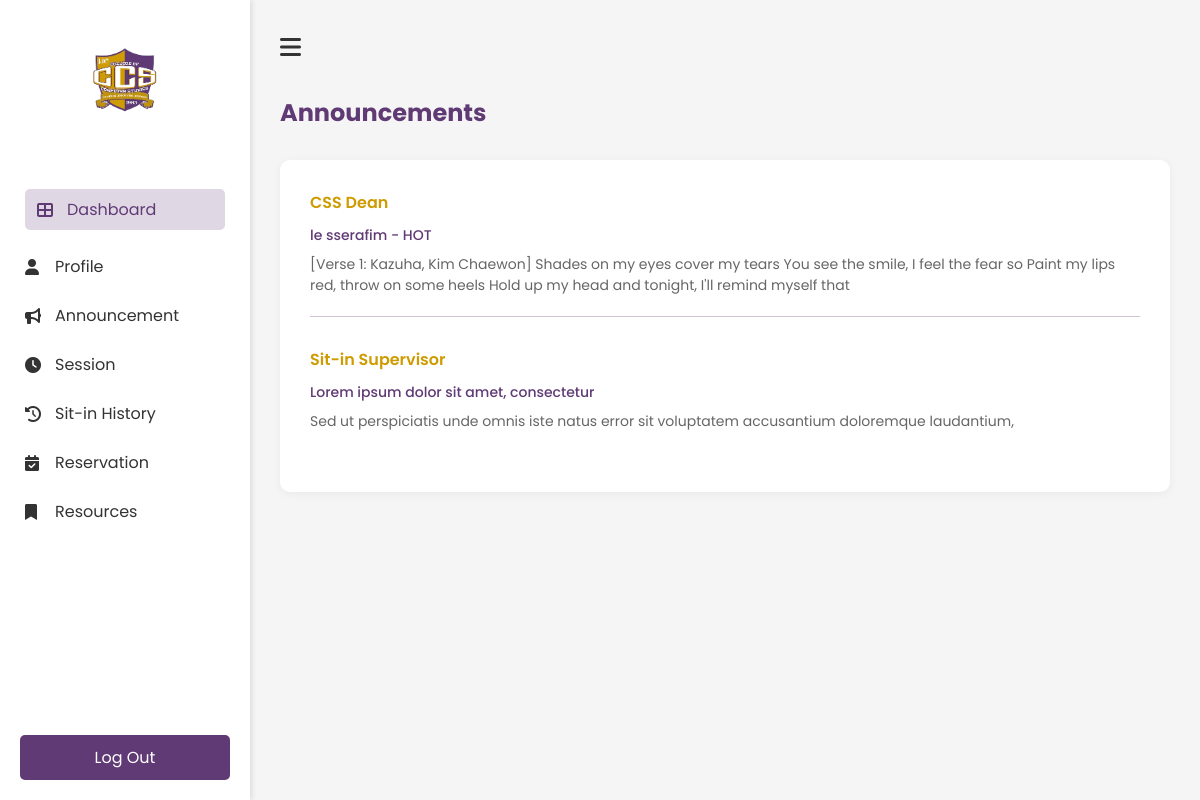
/Announcement, run on an earlier commit of the app's database.
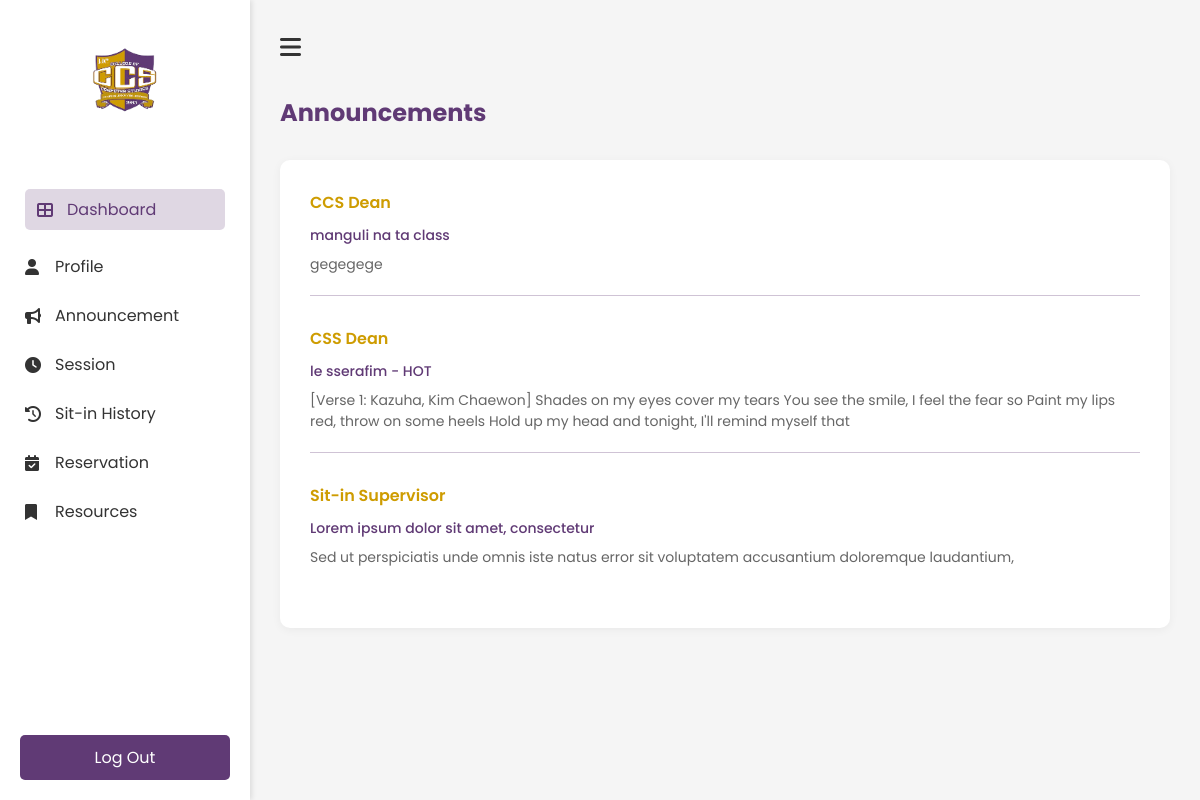
And on a later commit of the database.
### tables this page shows
CREATE TABLE announcements (
announcement_id integer primary key autoincrement,
admin_id integer not null,
title text not null,
message text not null,
created_at datetime default current_timestamp, author TEXT,
foreign key (admin_id) references admin(admin_id));

### app.py (the view)
@app.route('/Announcement')
def Announcement():
    announcements = get_student_announcements()
    return render_template('student/announcement.html', announcements=announcements)

### dbhelper.py (called while the page is built)
def get_student_announcements():
    try:
        with sqlite3.connect("users.db") as conn:
            cursor = conn.cursor()
            cursor.execute("""
                SELECT a.announcement_id, a.title, a.message, a.created_at, a.author
                FROM announcements a
                ORDER BY a.created_at DESC
            """)
            return cursor.fetchall()
    except Exception as e:
        print(f"Error fetching announcements: {e}")
        return []

### templates/student/announcement.html (shortened to what this page needs)
<!DOCTYPE html>
<html lang="en">
    <head>
        <link rel="stylesheet" href="{{ url_for('static', filename='student/announcement.css') }}">
        <link rel="stylesheet" href="https://cdnjs.cloudflare.com/ajax/libs/font-awesome/6.0.0-beta3/css/all.min.css">
    </head>
    <body>
        <div class="profile-container">
            <nav class="sidebar" id="sidebar">
                <div class="logo-container">
                    <img src="{{ url_for('static', filename='images/ccs.png') }}" alt="ccs logo" class="logo">
                </div>
                <ul class="nav-links">
                    <li><a href="{{ url_for('Dashboard') }}" class="active"><i class="fas fa-th-large"></i>Dashboard</a></li>
                    <li><a href="{{ url_for('Profile') }}"><i class="fas fa-user"></i>Profile</a></li>
                    <li><a href="{{ url_for('Announcement') }}"><i class="fas fa-bullhorn"></i>Announcement</a></li>
                    <li><a href="{{ url_for('Session') }}"><i class="fas fa-clock"></i>Session</a></li>
                    <li><a href="{{ url_for('History') }}"><i class="fas fa-history"></i>Sit-in History</a></li>
                    <li><a href="{{ url_for('Reservation') }}"><i class="fas fa-calendar-check"></i>Reservation</a></li>
                    <li><a href="{{ url_for('Resources') }}"><i class="fas fa-bookmark"></i>Resources</a></li>
                </ul>
                <div class="logout-section">
                    <a href="{{ url_for('logout') }}" class="logout-btn"></i>Log Out</a>
                </div>
            </nav>
            <main class="main-content">
                <div class="top-bar">
                    <button id="sidebar-toggle" class="hamburger-btn"><i class="fas fa-bars"></i></button>
                </div>
                <h1 class="header">Announcements</h1>
                <div class="announcements-card">
                    {% for announcement in announcements %}
                    <div class="announcement-item">
                        <h3 class="author">{{ announcement[4] }}</h3>
                        <div class="announcement-content">
                            <h4 class="title">{{ announcement[1] }}</h4>
                            <p>{{ announcement[2] }}</p>
                        </div>
                        <div class="divider"></div>
                    </div>
                    {% endfor %}
                </div>
    </body>
</html>

What changed in the data, as far as the page shows it:
added announcements: author "CCS Dean", title "manguli na ta class", message "gegegege"
